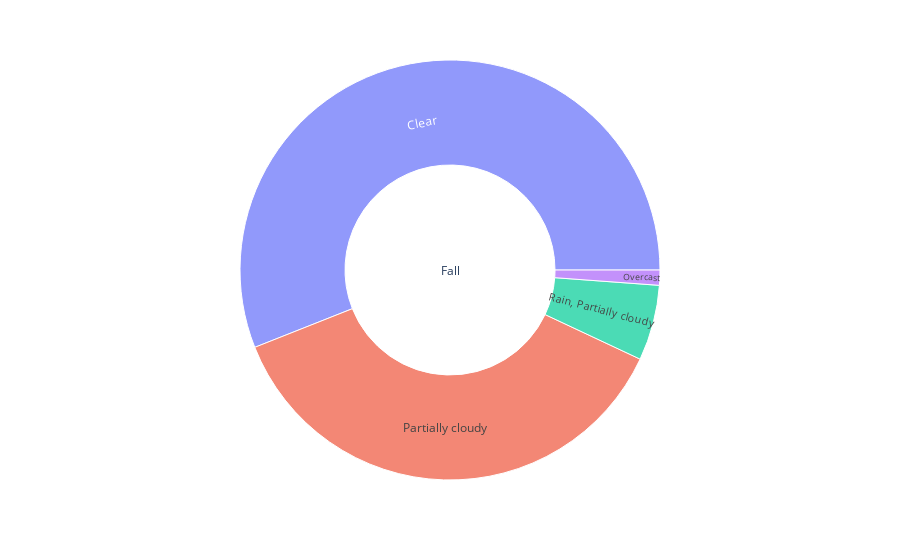

The code cell stored with this chart in its notebook:
### Code cell
#Sunburst Chart (Plotly)
fig = px.sunburst(df, path=['Season', 'conditions'], values='Health_Risk_Score')
fig.show()

### Figure 1 — Plotly figure (JSON) as saved in the notebook; plotly's stock layout.template omitted (floating-point values rounded to 4 significant figures)
{"data": [{"branchvalues": "total", "domain": {"x": [0, 1], "y": [0, 1]}, "hovertemplate": "labels=%{label}<br>Health_Risk_Score=%{value}<br>parent=%{parent}<br>id=%{id}<extra></extra>", "ids": ["Fall/Clear", "Fall/Overcast", "Fall/Partially cloudy", "Fall/Rain, Partially cloudy", "Fall"], "labels": ["Clear", "Overcast", "Partially cloudy", "Rain, Partially cloudy", "Fall"], "name": "", "parents": ["Fall", "Fall", "Fall", "Fall", ""], "type": "sunburst", "values": [5449.0, 113.4, 3602.0, 565.5, 9729.0]}], "layout": {"legend": {"tracegroupgap": 0}, "margin": {"t": 60}}}
